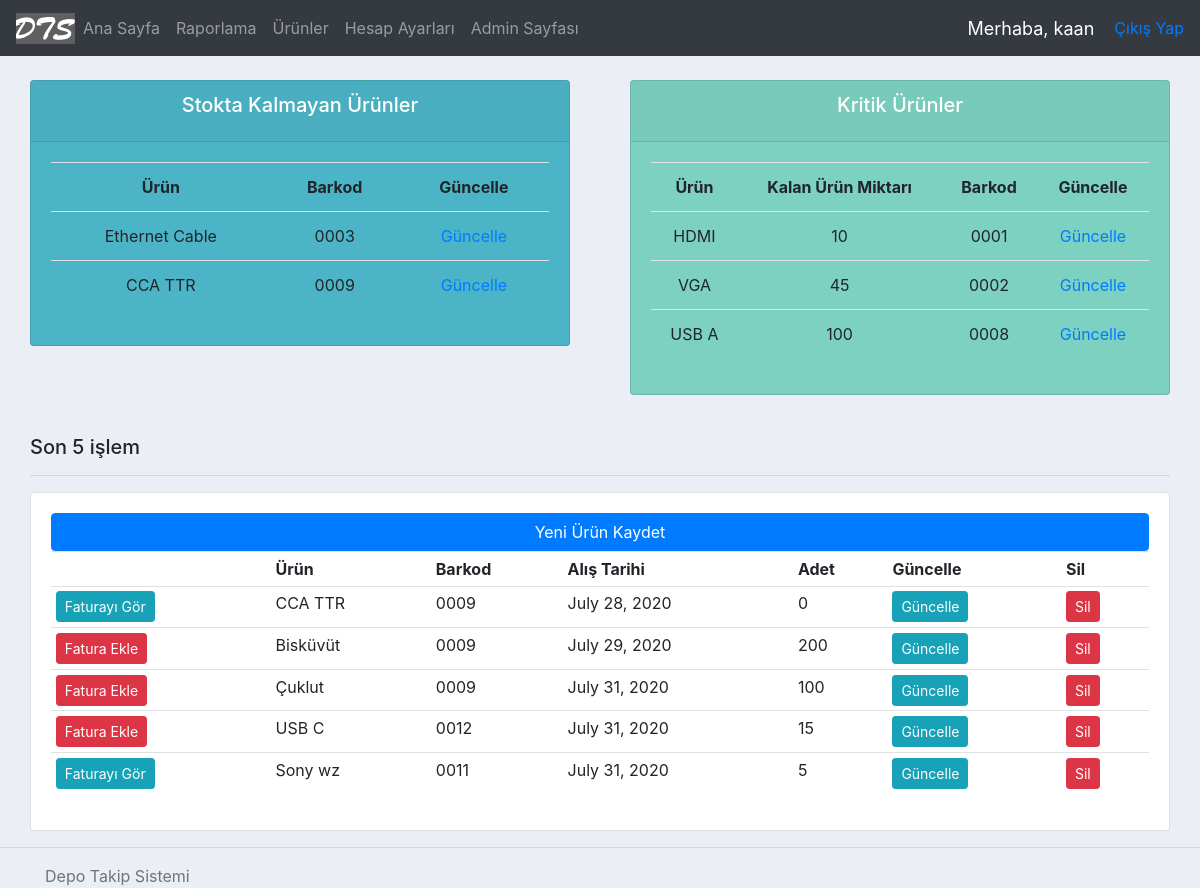
The app's page / (signed in), older data.
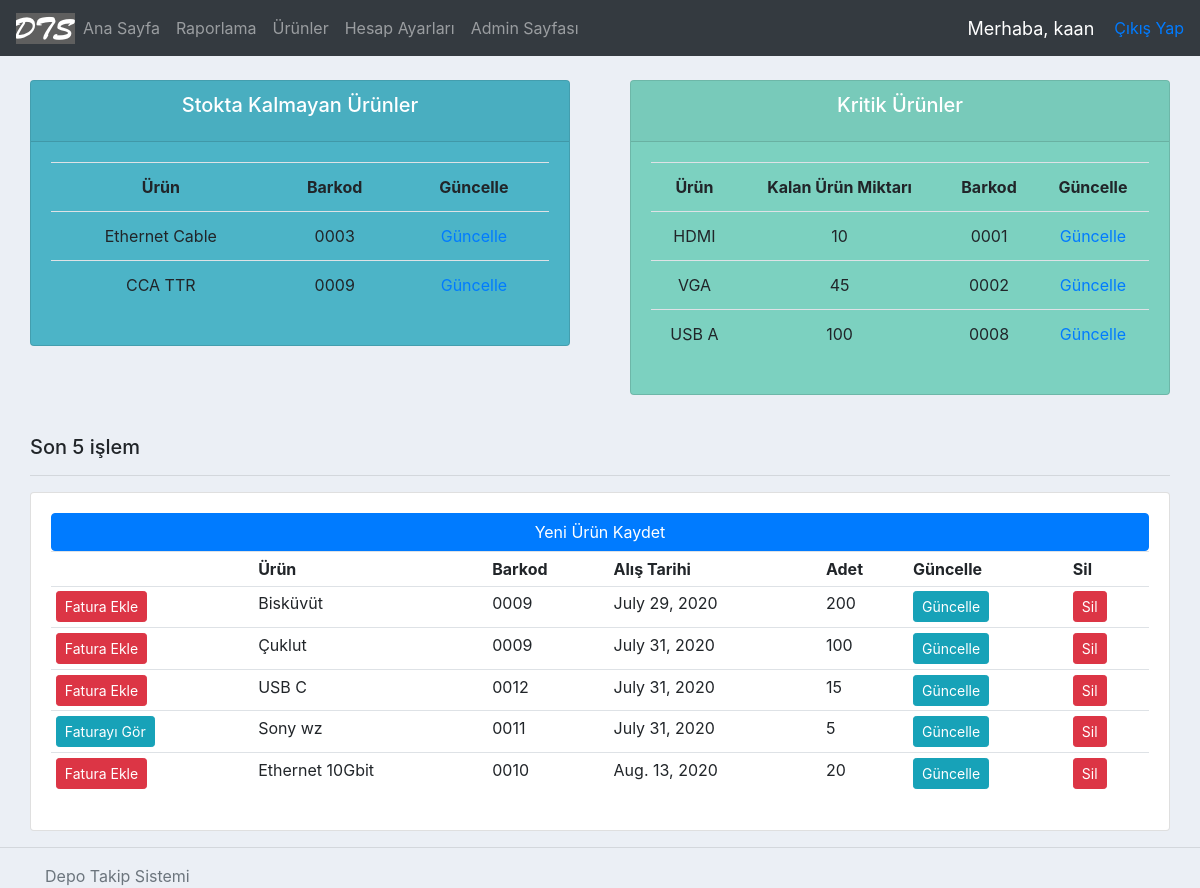
The same page, newer data.
### accounts/models.py (models this page shows, shortened)
class Product(models.Model):
    name = models.CharField(max_length=200)
    barcode = models.CharField(max_length=48)
    code = models.CharField(max_length=255)
    criticalStock = models.BooleanField(default=False) #kritik stok
    criticalStockAmt = models.IntegerField(null=True, blank=True)
    photo = models.ImageField(blank=True, null=True)
    vendor = models.CharField(max_length=200) #alınan firma
    dateBought = models.DateField(null=True) #satın alınan tarih
    regDate = models.DateTimeField( auto_now_add=True, null=True ) #ürünün kayıt edildiği tarih
    price = models.FloatField() #ürünün fiyatı
    amount = models.IntegerField() #ürünün adeti
    category = models.CharField(max_length=200) #ürünün kategorisi
    brand = models.CharField(max_length = 200) #ürünün markası
    model = models.CharField(max_length = 200, blank=True, null=True)
    description = models.CharField(max_length = 400, blank=True, null=True) #açıklama
    editor = models.CharField(max_length = 200) #ürünü kaydeden/silen kullanıcı
    invoice = models.OneToOneField('Invoice', on_delete=models.CASCADE, related_name="fatura", null=True, blank=True )

### accounts/views.py (the view)
# urls.py: 2. Add a URL to urlpatterns:  path('', views.home, name='home')
@login_required(login_url='login')
def home(request):
    products = Product.objects.all()
    invoices = Invoice.objects.all()
    criticalProducts = []
    outOfStock = []
    for product in products:
        if product.criticalStock and product.criticalStockAmt != None and product.amount <= product.criticalStockAmt:
            criticalProducts.append(product)
        if product.amount == 0:
            outOfStock.append(product)
    sum = 0
    for product in products:
        sum += product.price * product.amount
    start = 5
    if products.count() <= 5:
        start = 0
    else:
        start = products.count() - 5
    context = { 'products': products[ start :], 'invoices': invoices, 'sum': sum,
                'criticalProducts': criticalProducts, 'outOfStock' : outOfStock }
    return render( request, 'accounts/dashboard.html',  context )

### accounts/templates/accounts/dashboard.html
{%  extends 'accounts/main.html' %}
{% block content %}
{%  include 'accounts/status.html' %}
<br>
	<div class="col-md">
		<h5>Son 5 işlem</h5>
		<hr>
		<div class="card card-body">
			<div class="btn-group" role="group" aria-label="Basic example">
				<a class="btn btn-primary" href="{% url 'addProduct' %}">Yeni Ürün Kaydet</a>
			</div>
			<table class="table table-sm">
				<tr>
					<th></th>
					<th>Ürün</th>
					<th>Barkod</th>
					<th>Alış Tarihi</th>
					<th>Adet</th>
					<th>Güncelle</th>
					<th>Sil</th>
				</tr>
				{% for product in products %}
				<tr>
					{% if product.invoice is not Null %}
						<td><a class="btn btn-sm btn-info" href="{% url 'invoice-path' product.invoice.id %}">Faturayı Gör</a></td>
					{% else %}
						<td><a class="btn btn-sm btn-danger" href="{% url 'addInvoice' product.id %}">Fatura Ekle</a></td>
					{% endif %}
					<td>{{product.name}}</td>
					<td>{{product.barcode}}</td>
					<td>{{product.dateBought}}</td>
					<td>{{product.amount}}</td>
					<td><a class="btn btn-sm btn-info" href="{% url 'updateProduct' product.id %}">Güncelle</a></td>
					<td><a class="btn btn-sm btn-danger" href="{% url 'deleteProduct' product.id %}">Sil</a></td>
				</tr>
				{% endfor %}
			</table>
		</div>
	</div>
</div>
{% endblock %}

### accounts/templates/accounts/main.html (shortened to what this page needs)
{% load static %}
<!DOCTYPE html>
<html>
<head>
	<link rel="stylesheet" href="https://stackpath.bootstrapcdn.com/bootstrap/4.3.1/css/bootstrap.min.css">
	<link rel="stylesheet" type="text/css" href="{% static '/css/main.css' %}">
</head>
<body>
	{%  include 'accounts/navbar.html' %}
	<div class="container-fluid">
	{% block content %}
	{% endblock %}
	<hr>
	<footer class="footer">
		<div class="container">
			<span class="text-muted">Depo Takip Sistemi</span>
	</footer>
</body>
</html>

### accounts/templates/accounts/navbar.html (shortened to what this page needs)
{% load static %}
<nav class="navbar navbar-expand-lg navbar-dark bg-dark">
  <img class="logo" src="{% static 'images/dts.png' %}">
  <div class="collapse navbar-collapse" id="navbarNav">
    <ul class="navbar-nav">
      <li class="nav-item ">
        <a class="nav-link" href="{% url 'home' %}">Ana Sayfa</a>
      </li>
      {% if request.user.is_staff %}
      <li class="nav-item ">
        <a class="nav-link" href="/products">Raporlama</a>
      </li>
      {% endif %}
      <li class="nav-item ">
        <a class="nav-link" href="/products">Ürünler</a>
      </li>
      <li class="nav-item">
        <a class="nav-link" href="{% url 'account' %}">Hesap Ayarları</a>
      </li>
      <li class="nav-item">
        <a class="nav-link" href="/admin">Admin Sayfası</a>
    </ul>
  </div>
  <span class="hello-msg">Merhaba, {{request.user}}</span>
  <span><a href="{% url 'logout' %}">Çıkış Yap</a></span>
</nav>

### accounts/templates/accounts/status.html
<br>
<div class="row">
	<div class="col">
		<div class="col-md">
			<div class="card text-center text-white  mb-3" id="total-orders">
			  	<div class="card-header">
			  		<h5 class="card-title">Stokta Kalmayan Ürünler</h5>
			  	</div>
				<div class="card-body">
					{% if outOfStock|length == 0 %}
					<p>Stokta kalmayan ürün yok.</p>
					{% else %}
			    	<table class="card-table table">
						<tr>
							<th>Ürün</th>
							<th>Barkod</th>
							<th>Güncelle</th>
						</tr>
						{% for product in outOfStock %}
						<tr>
							<td>{{product.name}}</td>
							<td>{{product.barcode}}</td>
							<td><a href="{% url 'updateProduct' product.id %}">Güncelle</a></td>
						</tr>
						{% endfor %}
					</table>
					{% endif %}
			  	</div>
			</div>
		</div>
	</div>
	<div class="col">
		<div class="col-md">
			<div class="card text-center text-white  mb-3" id="orders-pending">
			  	<div class="card-header">
			  		<h5 class="card-title">Kritik Ürünler</h5>
			  	</div>
			  	<div class="card-body">
			    	<table class="card-table table">
						<tr>
							<th>Ürün</th>
							<th>Kalan Ürün Miktarı</th>
							<th>Barkod</th>
							<th>Güncelle</th>
						</tr>
						{% for criticalProduct in criticalProducts %}
						<tr>
							<td>{{criticalProduct.name}}</td>
							<td>{{criticalProduct.amount}}</td>
							<td>{{criticalProduct.barcode}}</td>
							<td><a href="{% url 'updateProduct' criticalProduct.id %}">Güncelle</a></td>
						</tr>
						{% endfor %}
					</table>
			  	</div>
			</div>
		</div>
	</div>
</div>

### static/css/main.css (style rules this page uses)
body { background-color: #ebeff5; }
#total-orders { background-color: #4cb4c7; }
#orders-pending { background-color: #7CD1C0; }

### accounts/templates/accounts/navbar.html (style rules this page uses)
.hello-msg { font-size: 18px; color: #fff; margin-right: 20px; }

Row changes from the older to the newer data that the page shows:
no longer on one of the page's lists (row unchanged): Product: name "CCA TTR", barcode "0009", dateBought "July 28, 2020", amount "0"
added Product: shows "Fatura Ekle", name "Ethernet 10Gbit", barcode "0010", dateBought "Aug. 13, 2020", amount "20", shown under "Son 5 işlem"
